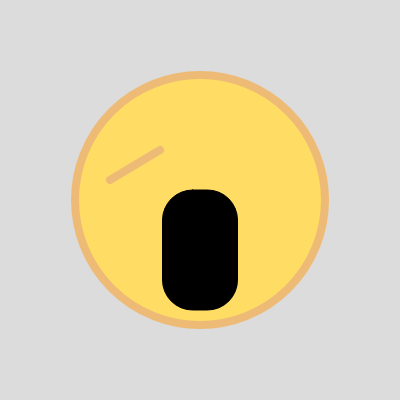
Frame 1 (no input)
Frame 2 (the mouse pressed at the canvas centre, redrawn once): identical to frame 1, image omitted

The p5.js sketch that drew this single still picture (run headless with seeded random() and noise() and a simulated clock; the mouse was pressed at the canvas centre and the sketch redrawn once):

// p5.js sketch
// ── sketch.js
function setup() {
  createCanvas(400, 400);
  noLoop();
}

function draw() {
  background(220);

  rectMode(CENTER);

  // the basic face circle
  fill(255,220,100);
  stroke("#eebb77");
  strokeWeight(8);
  circle(200,200,250);

  // the mouth 
  fill("#000000");
  stroke("#000000");
  strokeWeight(1);
  //ellipse(200,250,75,120);
  //rect(200 - (75 / 2),250,75,120);

  // 5th parameters give all corners a radius of 20
  // via example: https://p5js.org/reference/#/p5/rect 
  rect(200,250,75,120,30);

  // left eye 
  // line x1,y1,x2,y2
  stroke("#eebb77");
  strokeWeight(8)
  line(160,150,110,180);



 
}
